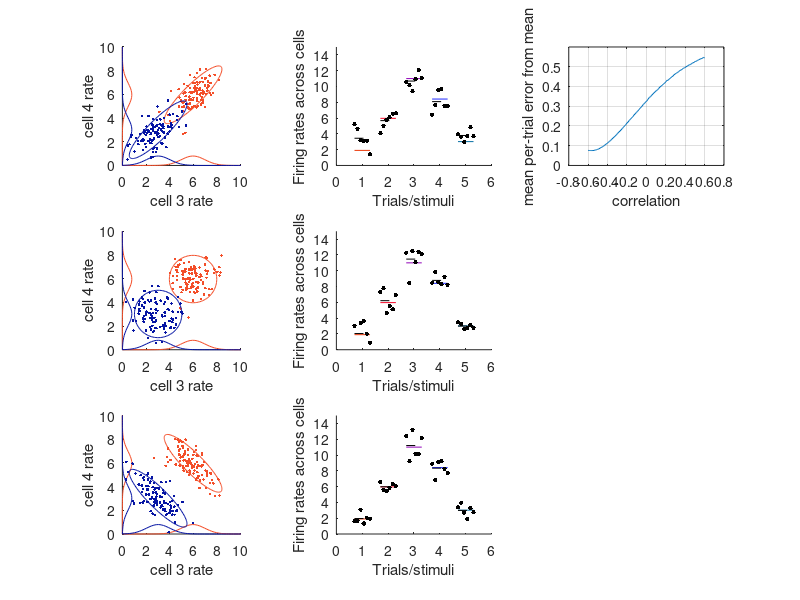

MATLAB code to generate this figure:
% make simple exaexamples of a few more or less correlated cells
% and see how it affects decoding
%
%
ratemax=10;
ntrials=100;

rng(5) % For reproducibility
nstims=5;
tuning=normpdf([1:nstims],3.2,1);
tuning=10*(tuning./max(tuning));

ncells=6;
plotcells=[3 4];

cvs=[.4 0  -0.4];

ll=linspace(0,ratemax,50);
%
fstrs={'b'};
% simulate two cells with and without correlation

for stim=1:nstims
    mu{stim}=1+ones(1,ncells)*tuning(stim);
end;

figure (1); clf;
for cv_i=1:numel(cvs)
    
    cv= cvs(cv_i);
    
    sigma=diag(ones(ncells-1,1)*cv,-1)+diag(ones(ncells-1,1)*cv,1)+eye(ncells);
    sigma_p=(sigma*sigma'); % make positive semidefinite
    
    
    sigma_p=sigma_p./mean(diag(sigma_p));
    %\[L,D] = ldl(sigma);
    
    sigma_p;
    
    x=linspace(0,2*pi,100)';
    circle=[sin(x),cos(x)]*2;
    
    subplot(numel(cvs),3,1+((cv_i-1)*3));
    hold on;
    
    for stim=[2 5]
        
        thiscolor=0.5+([sin(stim),-sin(stim*.2),-sin(stim*1.2)]/2);
        
        rates{stim} = mvnrnd(mu{stim},sigma_p,ntrials);
        
        plot(rates{stim}(:,plotcells(1)),rates{stim}(:,plotcells(2)),[fstrs{1} '.'],'color',thiscolor);
        
        plot(ll,2*normpdf(ll,mu{stim}(plotcells(1)),sigma(plotcells(1),plotcells(1))),fstrs{1},'color',thiscolor);
        plot(2*normpdf(ll,mu{stim}(plotcells(2)),sigma(plotcells(2),plotcells(2))),ll,fstrs{1},'color',thiscolor);
        
        cc=circle*sigma_p(plotcells,plotcells);
        plot( cc(:,1)+mu{stim}(plotcells(1)),cc(:,2)+mu{stim}(plotcells(2)),[fstrs{1} '-'],'color',thiscolor);
        
        %h=histc(r(:,1),ll);
        %plot(ll,h,'b');
        
        xlim([0 ratemax]);
        ylim([0 ratemax]);
        daspect([1 1 1]);
    end;
    xlabel(['cell ',num2str(plotcells(1)),' rate']);
    ylabel(['cell ',num2str(plotcells(2)),' rate']);
    
    subplot(numel(cvs),3,2+((cv_i-1)*3));
    hold on;
    %
    
    trialwidth=.3;
    for stim=1:nstims
        
        rates{stim} = mvnrnd(mu{stim},sigma_p,ntrials);
        
        thiscolor=0.5+([sin(stim),-sin(stim*.6),-sin(stim*1.2)]/2);
        
        plot(stim+[-trialwidth trialwidth],[1 1]*mu{stim}(1),'color',thiscolor);
        
        xl=linspace(-trialwidth,trialwidth,ncells);
        
        plot(xl+stim,rates{stim}(1,:),'k.','MarkerSize',10);
        
        plot(stim+[-trialwidth trialwidth],[1 1]*mean(rates{stim}(1,:)) ,'k--');
        
    end;
    ylim([0 15]);
    ylabel('Firing rates across cells');
    xlabel('Trials/stimuli');
    
    %subplot(numel(cvs),3,3+((cv_i-1)*3));
    %hold on;
    
    
end;


cvs_dense=linspace(-.6,.6,100);
meanerr=[];
ntrials_dense=10000;
for cv_i=1:numel(cvs_dense)
    
    cv= cvs_dense(cv_i);
    
    sigma=diag(ones(ncells-1,1)*cv,-1)+diag(ones(ncells-1,1)*cv,1)+eye(ncells);
    sigma_p=(sigma*sigma'); % make positive semidefinite
    for stim=1:nstims
        rates{stim} = mvnrnd(mu{stim},sigma_p,ntrials_dense);
        
        sigma_p=sigma_p./mean(diag(sigma_p));
        meanerr(cv_i,stim)= mean(abs(mean((rates{stim} - repmat(mu{stim},ntrials_dense,1))')));
    end;
end;

subplot(numel(cvs),3,3);
plot(cvs_dense,mean(meanerr'));
ylim([0 .6]);
grid on;
ylabel('mean per-trial error from mean');
    xlabel('correlation');
    
    